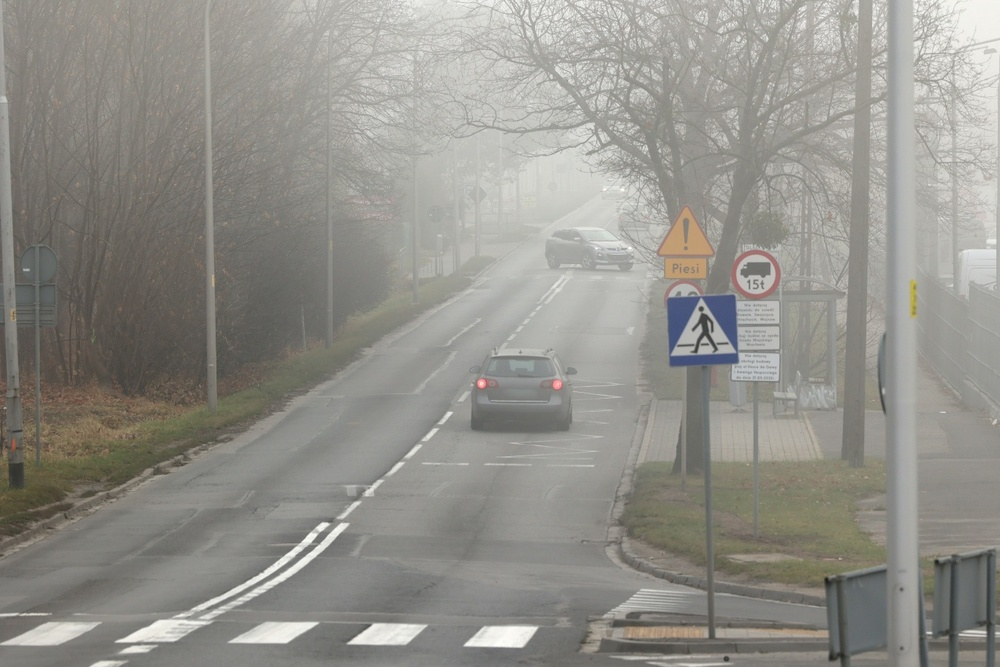
#> input picture mistyroad.jpg, 1000 x 667 px, shrunk from 1368 x 912 before the run, found by its file name
$ python ch3_6.py
#> lines starting #> are read from the running program, lines starting #| are printed output that depends on the picture
# -*- coding: utf-8 -*-
"""
Created on Tue Sep 12 12:16:58 2023

@author: BigData
"""

# ==================================================================
# [선행 이론] 히스토그램·텍스처 분석의 전체 배경
# 근거: 3장 영상처리_1 25~27쪽 / 영상처리_2 15~21쪽 / 영역 특징 15~23쪽
# 읽는 순서: 선행 이론 → 관련 코드 앞의 서술형 요약 → 계산·출력 주석.
# PPT의 배경 이론과 현재 코드의 구현 범위를 구분하여 공부한다.
#
# 1. 히스토그램과 위치 정보
# h(k)는 밝기 k의 빈도, p(k)=h(k)/전체 픽셀 수는 확률 분포이다.
# 분포만 세므로 픽셀을 섞어 놓아도 히스토그램은 같을 수 있다. 밝기 분포와 공간 무늬는 다른 정보이다.
# 평균=sum(k*p(k)), r차 중심 모멘트 mu_r=sum((k-평균)**r*p(k)). mu_2는 분산이다.
# 강의의 skew=mu_3는 표준화 왜도 mu_3/sigma**3와 구분한다.
# 균일성=sum(p(k)**2)는 일부 밝기에 몰릴수록 커지고, 엔트로피=-sum(p*log2(p))는 퍼질수록 커진다.
# p=0인 엔트로피 항은 0으로 처리한다. 평균이 같다고 분산이나 무늬도 같은 것은 아니다.
#
# 2. 평활화는 특징 추출이 아니라 대비 변경
# CDF(k)=sum(p(i),i<=k)는 해당 밝기 이하의 누적 비율이다.
# 강의는 round((L-1)*CDF(k))로 새 밝기를 설명한다. OpenCV의 최소 누적값 처리와는 차이가 있을 수 있다.
# 같은 입력 밝기는 같은 출력으로 이동하므로 모든 밝기 빈도가 정확히 같아지는 것은 아니다.
# 평활화는 낮은 대비를 늘릴 수 있지만 잡음도 강조하고 BGR 각각에 적용하면 색이 변할 수 있다.
# 컬러에서 YCrCb의 Y 등 밝기 성분만 평활화하는 발상과 현재 gray 평활화 코드를 구분한다.
#
# 3. 텍스처와 전역/지역 관계 기술자
# 텍스처는 일정한 패턴의 반복이나 통계적 규칙을 가진 무늬이다. 구조적 방법과 통계적 방법으로 볼 수 있다.
# 전역 기술자는 영역 전체를 하나의 분포·통계로 요약하므로 단순하지만 이웃 관계를 놓친다.
# 에지 기반 전역 텍스처는 에지 비율·강도 분포·방향 분포를 볼 수 있다. 이 파일은 이를 구현하지 않는다.
# 지역 관계 기술자는 중심과 이웃 또는 이웃 쌍 사이의 패턴을 반영해 공간적 차이를 일부 표현한다.
#
# 4. 동시 발생 행렬 GLCM의 발상
# 거리·방향을 먼저 정하고 이웃 밝기 쌍이 (i,j)인 횟수를 O(i,j)에 센다.
# P(i,j)=O(i,j)/전체 쌍 수로 정규화한 뒤 여러 특징을 구한다.
# 에너지=sum(P**2), 엔트로피=-sum(P*log2(P)), 대비=sum((i-j)**2*P).
# 강의의 동질성=sum(P/(1+abs(i-j))). 분모를 제곱 차이로 쓰는 다른 정의와 섞지 않는다.
# 상관은 sum((i-mui)*(j-muj)*P)/(sigmai*sigmaj)로 두 이웃의 관계를 본다. 분산 0이면 별도 처리가 필요하다.
# 같은 영상이라도 거리·방향·양자화 단계가 다르면 GLCM 값이 달라진다.
#
# 5. LBP와 LTP의 발상·조건·한계
# LBP는 중심과 8이웃의 대소관계를 8비트로 만들고 각 픽셀 코드의 히스토그램을 사용한다.
# 비트의 시작 위치·순서·같음 처리 규칙을 맞춰야 코드 숫자를 비교할 수 있다.
# 공통의 단조 증가 밝기 변환은 대소관계를 유지하지만, 포화·양자화·잡음은 그 관계를 바꿀 수 있다.
# 평탄한 곳의 작은 148,149,150 같은 차이도 비트를 뒤집는 것이 기본 LBP의 약점이다.
# LTP는 중심 p에 대해 [p-t,p+t]면 0, 미만이면 -1, 초과면 1로 허용 구간을 둔다.
# 두 이진 패턴 히스토그램으로 나누는 강의 표현은 256+256=512차원이다. t는 따로 정해야 한다.
# 얼굴을 여러 지역으로 나누어 각 히스토그램을 연결하면 어느 지역의 패턴인지도 일부 남길 수 있다.
# 기본 8이웃 범위는 스케일 변화에 약하다. 더 넓은 이웃·실수 위치의 보간 등 확장 발상이 필요하다.
# 현재 실행은 히스토그램과 평활화만 한다. GLCM/LBP/LTP는 관련 이론이며 구현된 출력으로 표시하지 않는다.
# ==================================================================


import cv2 as cv
import matplotlib.pyplot as plt
import sys
#%%

img = cv.imread("mistyroad.jpg")
#> img is the input picture: shape (667, 1000, 3); mean B, G, R 138.7, 145, 146.5

if img is None:
    sys.exit("No File exists.")

cv.imshow('Original', img)
cv.waitKey()

# [출력 형식: 입력 영상이 있어야 실행됨]
# 컬러가 높이 H,너비 W이면 아래는 (H,W,3), gray.shape는 (H,W)이다.
# 현재 프로젝트에는 mistyroad.jpg가 없어 구체적인 H/W를 임의로 적지 않았다.
# 파일이 없으면 위 sys.exit에서 종료하므로 이 print 줄까지 도달하지 않는다.
print(img.shape)
#| (667, 1000, 3)
#%%
gray=cv.cvtColor(img, cv.COLOR_BGR2GRAY)
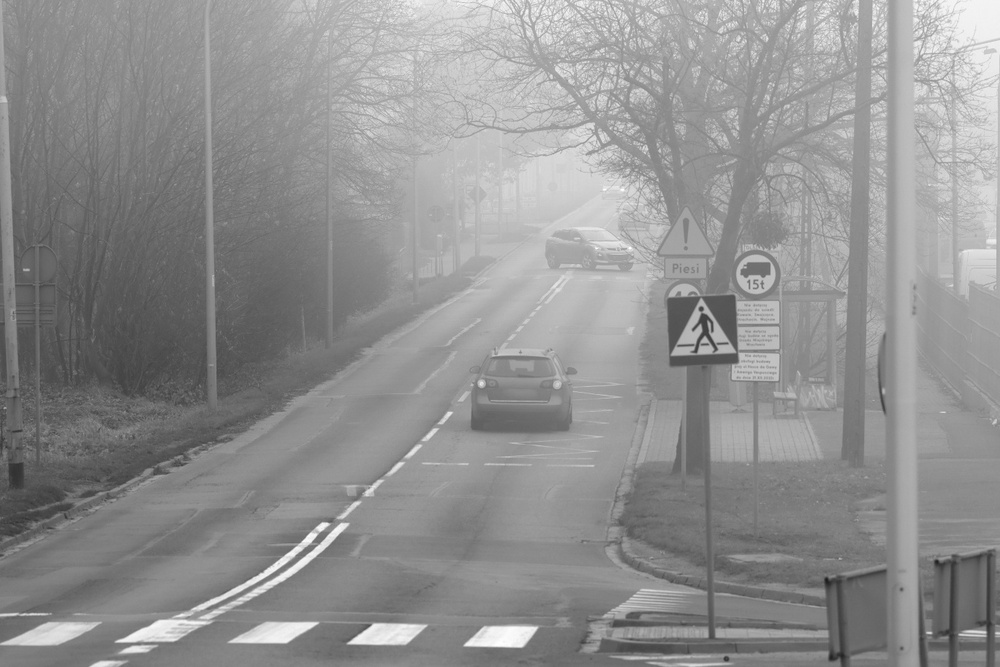
#> gray: shape (667, 1000); min 28, max 255, mean 144.8
print(gray.shape)
#| (667, 1000)

plt.imshow(gray, cmap='gray'), plt.xticks([]), plt.yticks([])
#%%
# [서술형] 히스토그램을 이용한 전역 분석
# 관련 PPT: 영상처리_1 25~27쪽 / 영역 특징 15~17쪽
# 특징: 위치를 구분하지 않고 밝기별 빈도와 평균·분산·엔트로피 등으로 전체 분포를 요약한다.
# 장점: 표현이 간단하고 전체 밝기·대비·분포를 빠르게 비교할 수 있다.
# 단점: 공간 배치를 잃어 서로 다른 무늬가 같은 히스토그램을 가질 수 있다.
# 활용: 노출/대비 확인, 임계값 선택, 전역 텍스처 요약, 평활화의 입력.
# 한 문장 답안: 히스토그램 분석은 전체 밝기 분포를 잘 요약하지만 픽셀의 위치와 이웃 구조는 구별하지 못한다.
# [계산·코드 연결]
# h.shape=(256,1), dtype=float32. h[k]는 해당 밝기 구간의 개수이다.
# p(k)=h(k)/전체수, 평균=sum(k*p(k)), 분산=sum((k-평균)**2*p(k)).
# 엔트로피=-sum(p*log2(p)), 균일성=sum(p*p). p=0인 엔트로피 항은 0으로 처리한다.
# 현재 범위 [0,255]는 255를 제외한다. [0,256]이고 마스크가 없으면 sum(h)=H*W이다.
h=cv.calcHist([gray], [0], None, [256], [0, 255])
#> h = 256 values, max 9114 at index 139, min 0 at index 0, mean 2605.5
plt.plot(h, color='r', linewidth=1)
plt.show()
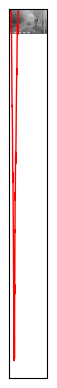
#> figure drawn by matplotlib, 1 panel
#%%
# [서술형] 히스토그램 평활화
# 관련 PPT: 영상처리_2 15~21쪽
# 특징: 누적 밝기 분포를 이용해 픽셀 값을 재배치하는 전역 대비 변환이다.
# 장점: 좁은 밝기 범위에 몰린 영상의 대비를 임계값 수동 조절 없이 넓힐 수 있다.
# 단점: 잡음도 강조될 수 있고 색 채널별 적용은 색을 왜곡할 수 있다. 항상 보기 좋아지는 것은 아니다.
# 활용: 저대비 명암 영상의 표시·전처리. 컬러는 밝기 성분만 처리하는 방법과 비교한다.
# 한 문장 답안: 평활화는 누적 분포로 대비를 조절하지만 잡음·색 변화가 생길 수 있어 입력에 맞춰 적용한다.
# [계산·코드 연결]
# CDF(k)=sum(p(i),i<=k), 강의 식은 round(255*CDF(k)). OpenCV의 최소 누적값 처리와는 구별한다.
# 같은 입력 밝기를 여러 값으로 나눌 수 없어 출력 빈도가 전부 같아질 필요는 없다.
# equal.shape는 gray.shape, dtype=uint8. 이 코드는 텍스처 기술자를 직접 계산하지 않는다.
equal=cv.equalizeHist(gray)
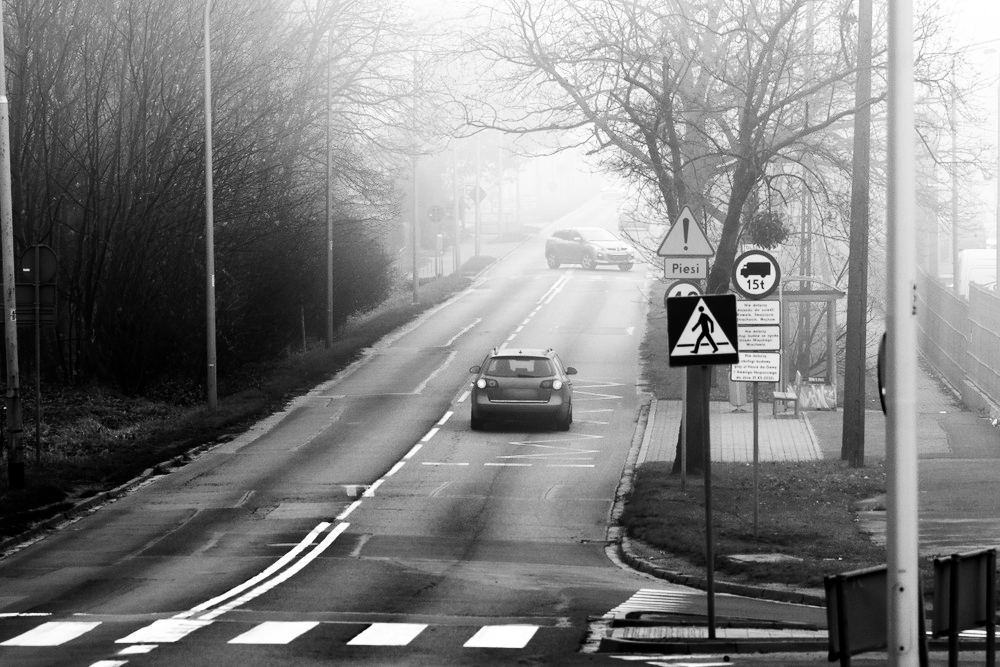
#> equal: shape (667, 1000); min 0, max 255, mean 128.6
plt.imshow(equal, cmap='gray'), plt.xticks([]), plt.yticks([])
cv.imshow('Equal', equal)
cv.waitKey()
cv.destroyAllWindows()
#%%
h=cv.calcHist([equal], [0], None, [256], [0, 255])
#> h = 256 values, max 9114 at index 116, min 0 at index 19, mean 2599.5
plt.plot(h, color='r', linewidth=1)
plt.show()
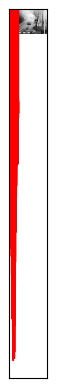
#> figure drawn by matplotlib, 1 panel


# [연결 이론: 아래 3개는 현재 파일에 구현되어 있지 않음]
# [서술형] GLCM(동시 발생 행렬) 분석
# 관련 PPT: 영역 특징 18~19쪽
# 특징: 정한 거리·방향에 있는 이웃 밝기 쌍의 빈도를 행렬로 세어 특징을 계산한다.
# 장점: 전역 히스토그램이 놓치는 이웃 관계와 텍스처의 대비·동질성을 반영한다.
# 단점: 밝기 양자화·거리·방향 설정에 영향을 받고 밝기 단계가 많으면 행렬도 커진다.
# 활용: 무늬의 거칠기·대비·규칙성이 다른 영역의 비교.
# 한 문장 답안: GLCM은 이웃 밝기 쌍을 분석하므로 공간 관계를 반영하지만 설정에 따라 특징값이 달라진다.
# [계산·코드 연결]
# 정규화 P(i,j)에서 대비=sum((i-j)**2*P), 에너지=sum(P**2). 방향을 명시해야 비교가 가능하다.
#
# [서술형] LBP(지역 이진 패턴) 분석
# 관련 PPT: 영역 특징 20~21,23쪽
# 특징: 중심 픽셀과 8이웃의 대소관계를 비트로 바꾼 뒤 코드의 히스토그램으로 표현한다.
# 장점: 계산이 단순하고 공통의 단조 증가 밝기 변환에서는 이웃 대소관계가 유지된다.
# 단점: 평탄한 곳의 작은 잡음에도 비트가 바뀌고 고정된 이웃 범위는 스케일 변화에 약하다.
# 활용: 얼굴·재질처럼 국소적인 밝기 패턴을 여러 영역에서 비교할 때.
# 한 문장 답안: LBP는 이웃의 대소 패턴을 간단히 표현하지만 균일 영역의 잡음과 스케일 변화에 민감하다.
# [계산·코드 연결]
# 8비트 코드는 0~255. 포화·양자화로 대소관계가 바뀔 수 있고 기본 LBP 자체가 회전 불변인 것도 아니다.
#
# [서술형] LTP(지역 삼진 패턴) 분석
# 관련 PPT: 영역 특징 22~23쪽
# 특징: 중심 p 주변의 [p-t,p+t]를 0, 그보다 어두우면 -1, 밝으면 1로 구분한다.
# 장점: 허용 구간을 두어 중심 부근의 작은 밝기 잡음에 LBP보다 안정적으로 대응한다.
# 단점: t 선택이 필요하고 작지만 유용한 차이도 무시할 수 있다. 고정 범위의 스케일 한계도 있다.
# 활용: 평탄한 부분의 잡음 때문에 LBP 코드가 쉽게 바뀌는 텍스처 분석.
# 한 문장 답안: LTP는 밝기 차이의 허용 구간으로 잡음 민감도를 줄이지만 임계값 선택과 정보 손실을 고려해야 한다.
# [계산·코드 연결]
# p=150,t=5이면 145~155는 0, 145 미만은 -1, 155 초과는 1이다.
# 두 이진 패턴의 히스토그램으로 나누면 강의의 기본 표현은 256+256=512차원이다.

$ run again, with food.jpg copied over mistyroad.jpg
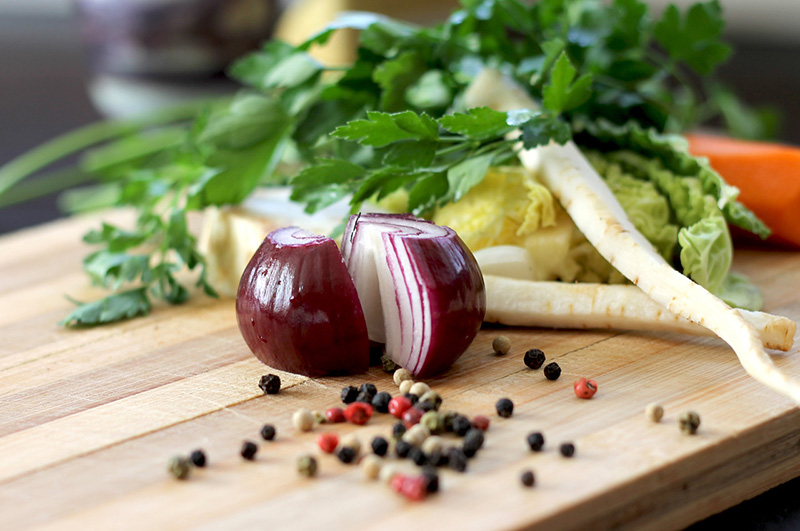
#> input picture food.jpg, 800 x 531 px, found by its file name
#> img is the input picture: shape (531, 800, 3); mean B, G, R 108.6, 140.6, 145.2
#| (531, 800, 3)
#| (531, 800)
#> `h=cv.calcHist([gray], [0], None, [256], [0, 255])`: h = 256 values, max 4123 at index 218, min 0 at index 255, mean 1658.5
#> `equal=cv.equalizeHist(gray)`:
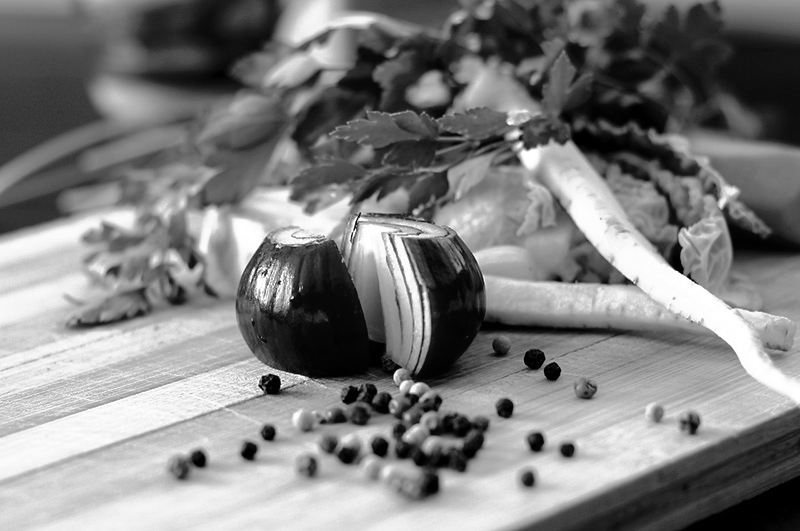
#> equal: shape (531, 800); min 0, max 255, mean 127.3
#> `h=cv.calcHist([equal], [0], None, [256], [0, 255])`: h = 256 values, max 4123 at index 213, min 0 at index 34, mean 1654
#> `plt.show()`:
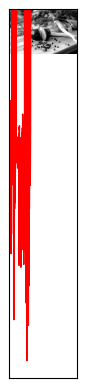
#> figure drawn by matplotlib, 1 panel

$ run again, with girl_laughing.jpg copied over mistyroad.jpg
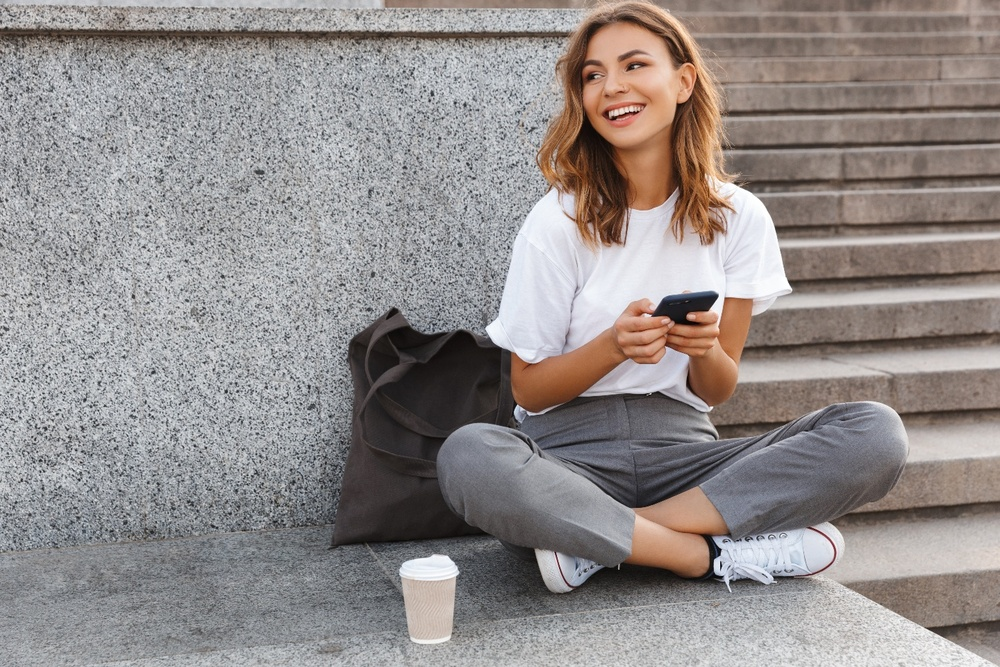
#> input picture girl_laughing.jpg, 1000 x 667 px, shrunk from 1440 x 960 before the run, found by its file name
#> img is the input picture: shape (667, 1000, 3); mean B, G, R 139.3, 140.6, 146.9
#| (667, 1000, 3)
#| (667, 1000)
#> `h=cv.calcHist([gray], [0], None, [256], [0, 255])`: h = 256 values, max 5995 at index 131, min 0 at index 0, mean 2605.2
#> `equal=cv.equalizeHist(gray)`:
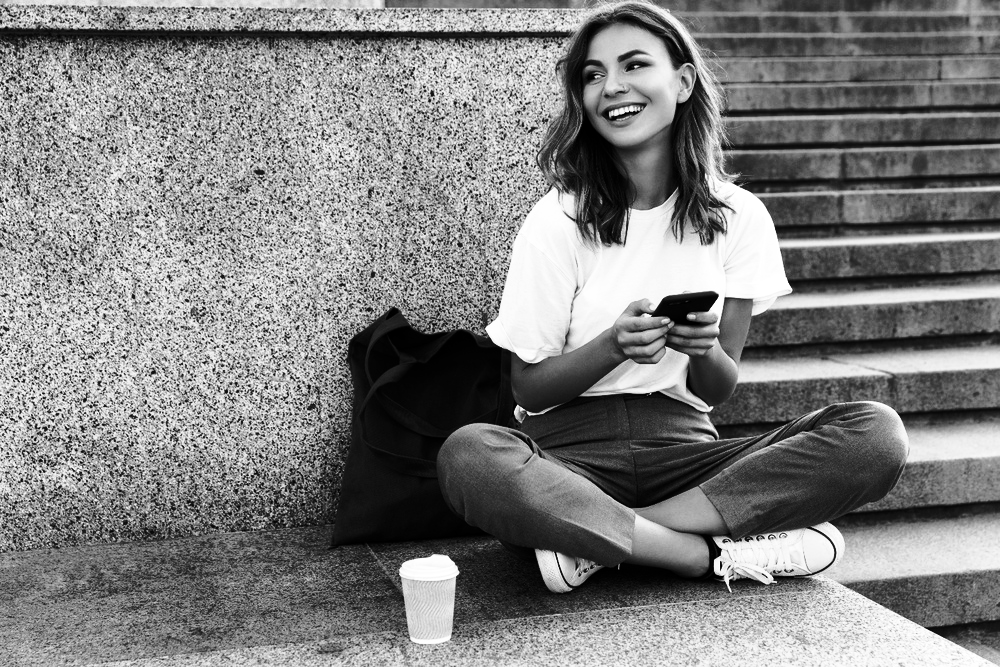
#> equal: shape (667, 1000); min 0, max 255, mean 128.3
#> `h=cv.calcHist([equal], [0], None, [256], [0, 255])`: h = 256 values, max 5995 at index 101, min 0 at index 50, mean 2599.7
#> `plt.show()`:
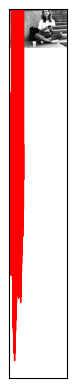
#> figure drawn by matplotlib, 1 panel

$ run again, with group.jpg copied over mistyroad.jpg
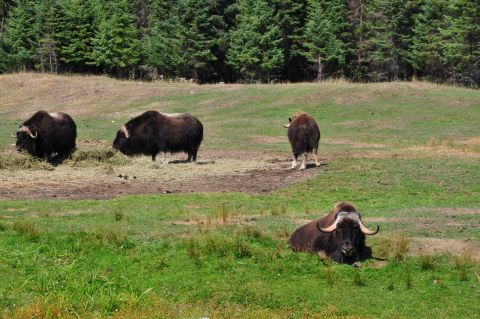
#> input picture group.jpg, 480 x 319 px, found by its file name
#> img is the input picture: shape (319, 480, 3); mean B, G, R 69.4, 113.6, 107.3
#| (319, 480, 3)
#| (319, 480)
#> `h=cv.calcHist([gray], [0], None, [256], [0, 255])`: h = 256 values, max 2280 at index 131, min 0 at index 230, mean 598.1
#> `equal=cv.equalizeHist(gray)`:
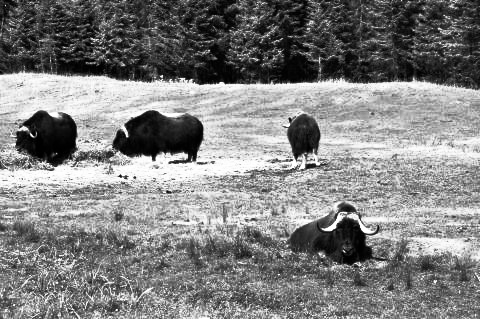
#> equal: shape (319, 480); min 0, max 255, mean 128.5
#> `h=cv.calcHist([equal], [0], None, [256], [0, 255])`: h = 256 values, max 2280 at index 172, min 0 at index 70, mean 596.8
#> `plt.show()`:
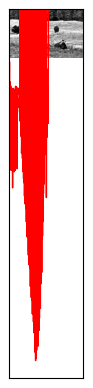
#> figure drawn by matplotlib, 1 panel
